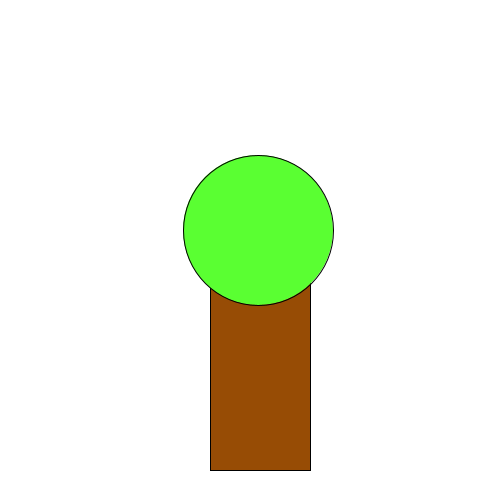
Frame 1 (no input)
Frame 60 (the mouse pressed at the canvas centre just before this capture): identical to frame 1, image omitted
Frame 120 (the mouse held since frame 60 and released just before this capture): identical to frame 1, image omitted

The Processing sketch that drew this single still picture (run headless with seeded random() and noise(); from frame 60 on, the mouse is pressed at the canvas centre):

// Processing sketch: H09opd9
// ── H09opd9.pde
void setup(){
 size(500,500);
 
}

void draw(){
background(255,255,255);
int sizeC=150;
for(int i=0; i<1; i++){
  fill(151, 76, 5);
  rect(210,270,100,200);
  fill(90,255,50);
ellipse(333-sizeC/2,230,sizeC,sizeC);

}
}
